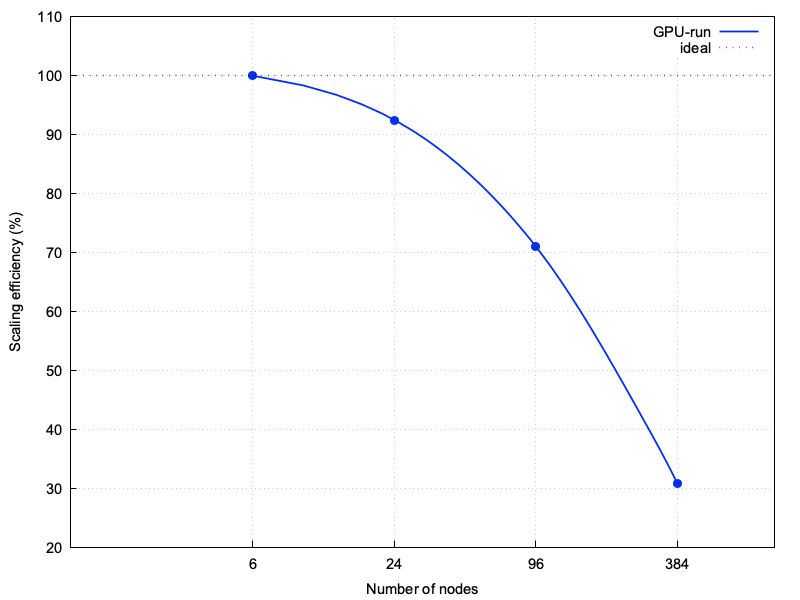

This figure's gnuplot source:
#!/usr/bin/gnuplot -persist
set terminal pngcairo enhanced size 800,600  font "Arial,11" 
set output 'strongscaling-efficiency.png'

# line styles
# for line with spacing around points
#set style line 1 linecolor rgb "#bb3333" lt 1 lw 1.8 pt 7 pointinterval -1 pointsize 1.2
#set style line 1 linecolor rgb "#bb3333" lt 1 lw 1.8 pt 7 pointinterval -1 pointsize 1.2
set style line 1 lt 1 lw 1.8 pt 7 pointinterval -1 pointsize 1.2
set style line 3 lt 3 lw 1.8 pt 7 pointinterval -1 pointsize 1.2
set pointintervalbox 2 
# for boxes
set style line 2 linecolor rgb "#3333bb"
set boxwidth 0.02
#set style fill solid border lt -1
set style fill transparent solid 0.8 noborder 

# axes
set ylabel "Scaling efficiency (%)" 
set xlabel "Number of nodes"

#set yrange [ 0.001 : 0.004] 
#set yrange[0.0001:0.2]
set yrange[20:110]


set ytics nomirror 
set xtics nomirror 

set logscale x 10
##set logscale x2 10 
#set logscale y 10

#set key top left
#set key at 1000,0.05 

# reference simulation number of elements
N = 47040 

# weak scaling
#g(x) = 7.20e-8*N

# strong scaling
g(x) = 3.79216353600000389 / 300.0 * 24 / x / 4
#g(x) = 1.02485401299999879 / 300.0 * 96 / x / 4

# efficiency
# ideal: 100 percent
#d1(x,y) = 100. / ( y / f(x) )
d2(x,y) = 100. / ( y / g(x) )

#set xrange[50:10000]

##set x2range[8:2200]
set xrange[1:1000]

set grid

#set autoscale xfix
#set autoscale x2fix

## 2 axis
#plot 'weak-scaling-dec2018.dat' u 1:($5*N):x2tic(2):xtic(1) w lp ls 1 t 'Summit', \
#     7.20e-8*N lt 0 t 'ideal', \
#     '' u 1:4 w boxes ls 2 axes x1y2 t 'elem per slice'


#plot 'strongscaling.dat' u 1:($5/300.0):xtic(1) w lp ls 1 t 'GPU-run', g(x) lt 0 t 'ideal'

# smooth results
plot 'strongscaling.dat' u 1:(d2($1,$5/300.0)):xtic(1) smooth cspline ls 1 t 'GPU-run','' u 1:(d2($1,$5/300.0)) w p ls 1 t '', 100 lt 0 t 'ideal



